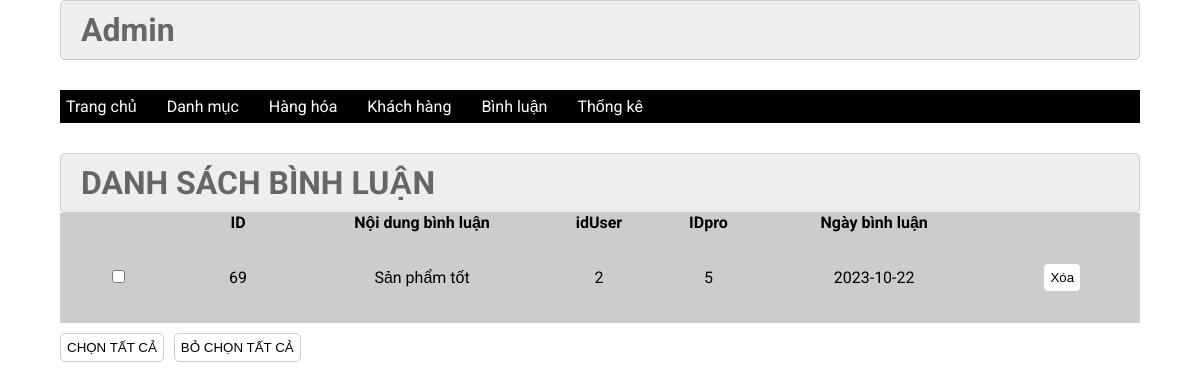
The app's page /duanmau2024/admin/index.php?act=dsbl with its own data.
### tables this page shows
CREATE TABLE `binhluan` (
  `id` int(10) NOT NULL,
  `noidung` varchar(255) NOT NULL,
  `iduser` int(10) NOT NULL,
  `idpro` int(10) NOT NULL,
  `ngaybinhluan` date DEFAULT NULL
);

### duanmau2024/model/pdo.php (called while the page is built, shortened)
<?php
function pdo_get_connection(){
    $dburl = "mysql:host=localhost;dbname=duanmau2023;charset=utf8";
    $username = 'root';
    $password = '';
    $conn = new PDO($dburl, $username, $password);
    $conn->setAttribute(PDO::ATTR_ERRMODE, PDO::ERRMODE_EXCEPTION);
    return $conn;
}
function pdo_query($sql){
    $sql_args = array_slice(func_get_args(), 1);
    try{
        $conn = pdo_get_connection();
        $stmt = $conn->prepare($sql);
        $stmt->execute($sql_args);
        $rows = $stmt->fetchAll();
        return $rows;
    }
    catch(PDOException $e){
        throw $e;
    }
    finally{
        unset($conn);
    }
}

### duanmau2024/model/binhluan.php (called while the page is built, shortened)
<?php
    function loadall_binhluan($idpro){
        $sql = "select * from binhluan where 1";
        $sql.=" order by id desc";
        $listbl =  pdo_query($sql);
        return $listbl;
    }
    ?>

### duanmau2024/admin/binhluan/list.php (the view, shortened to what this page needs)
<div class="row2">
         <div class="row2 font_title">
          <h1>DANH SÁCH BÌNH LUẬN</h1>
         </div>
         <div class="row2 form_content ">
          <form action="#" method="POST">
           <div class="row2 mb10 formds_loai">
           <table>
            <tr>
                <th></th>
                <th>ID</th>
                <th>Nội dung bình luận</th>
                <th>idUser</th>
                <th>IDpro</th>
                <th>Ngày bình luận</th>
                <th></th>
            </tr>
            <?php
              foreach ($listbinhluan as $binhluan){
                extract($binhluan);
                $xoabl="index.php?act=xoabl&id=".$id;
                echo ' <tr>
                <td><input type="checkbox" name="" id=""></td>
                <td>'.$id.'</td>
                <td>'.$noidung.'</td>
                <td>'.$iduser.'</td>
                <td>'.$idpro.'</td>
                <td>'.$ngaybinhluan.'</td>
                <td>
                  <a href=" '.$xoabl.'"> <input type="button" value="Xóa"  </a>
                 </td>
                </tr>';
              }
            ?>
           </table>
           </div>
           <div class="row mb10 ">
         <input class="mr20" type="button" value="CHỌN TẤT CẢ">
         <input  class="mr20" type="button" value="BỎ CHỌN TẤT CẢ">
           </div>
          </form>
         </div>
        </div>

### duanmau2024/view/css/css.css (style rules this page uses)
:root { --white-color:#fff; --black-color:#000; --text-color:#333; }
* { margin:0; padding:0; box-sizing:border-box; }
body { font-family:'Roboto', sans-serif; }
.row { display:flex; width:100%; }
.row2 { float:left; width:100%; }
.mb10 { margin-bottom:10px; }
form { text-align:center; }
.form_account input[type="reset"], .form_account input[type="submit"], .form_content input[type="submit"], .form_content input[type="reset"], .form_content input[type="button"] { padding:6px; background:white; border:1px solid #CCC; border-radius:5px; }
.font_title { background-color:#EEE; border:1px #CCC solid; color:#666; border-radius:5px; padding:10px 20px; }
.mr20 { margin-right:10px; }
.formds_loai table { width:100%; border-collapse:collapse; background-color:#ccc; padding:20px; }
.formds_loai table td { padding:10px 20px; border:1px #ccc solid; padding:30px; }

### records on screen
binhluan: id "69", noidung "Sản phẩm tốt", iduser "2", idpro "5", ngaybinhluan "2023-10-22"
